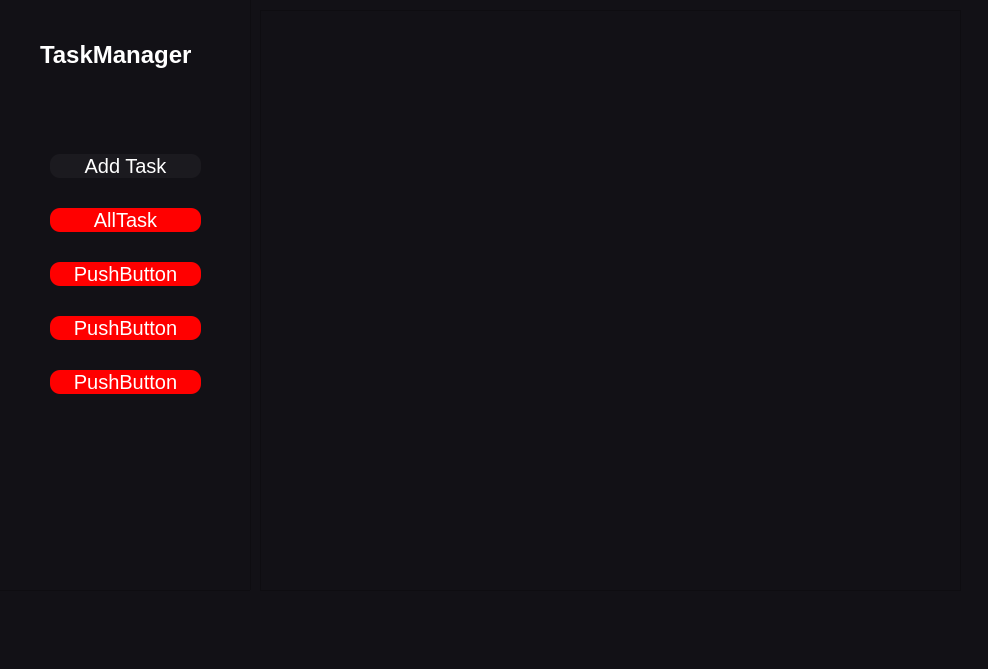
<?xml version="1.0" encoding="UTF-8"?>
<ui version="4.0">
 <class>MainWindow</class>
 <widget class="QMainWindow" name="MainWindow">
  <property name="geometry">
   <rect>
    <x>0</x>
    <y>0</y>
    <width>988</width>
    <height>669</height>
   </rect>
  </property>
  <property name="windowTitle">
   <string>MainWindow</string>
  </property>
  <property name="styleSheet">
   <string notr="true">background-color: #121116;</string>
  </property>
  <widget class="QWidget" name="centralwidget">
   <widget class="QFrame" name="frame">
    <property name="geometry">
     <rect>
      <x>-10</x>
      <y>-10</y>
      <width>261</width>
      <height>601</height>
     </rect>
    </property>
    <property name="sizePolicy">
     <sizepolicy hsizetype="Maximum" vsizetype="Maximum">
      <horstretch>0</horstretch>
      <verstretch>0</verstretch>
     </sizepolicy>
    </property>
    <property name="maximumSize">
     <size>
      <width>16777215</width>
      <height>601</height>
     </size>
    </property>
    <property name="styleSheet">
     <string notr="true">background-color: 12121a;
QFrame: {
	border-radius:5px;
	border: 3px solid black;
}
QPushButton: {
	background-color: #16151a;
	color: #ffffff;
	font-size: 20px;
	border-radius: 10px;
};
</string>
    </property>
    <property name="frameShape">
     <enum>QFrame::StyledPanel</enum>
    </property>
    <property name="frameShadow">
     <enum>QFrame::Raised</enum>
    </property>
    <widget class="QLabel" name="label">
     <property name="geometry">
      <rect>
       <x>50</x>
       <y>50</y>
       <width>171</width>
       <height>29</height>
      </rect>
     </property>
     <property name="styleSheet">
      <string notr="true">color: #ffffff;
font-size: 24px;
font-weight: bold;</string>
     </property>
     <property name="text">
      <string>TaskManager</string>
     </property>
    </widget>
    <widget class="QWidget" name="layoutWidget">
     <property name="geometry">
      <rect>
       <x>60</x>
       <y>140</y>
       <width>151</width>
       <height>291</height>
      </rect>
     </property>
     <layout class="QVBoxLayout" name="verticalLayout">
      <item>
       <widget class="QPushButton" name="addTask">
        <property name="cursor">
         <cursorShape>PointingHandCursor</cursorShape>
        </property>
        <property name="styleSheet">
         <string notr="true">background-color: #1b1a1f;
color: white;
font-size: 20px;
border-radius: 10px;
</string>
        </property>
        <property name="text">
         <string>Add Task</string>
        </property>
        <property name="icon">
         <iconset>
          <normaloff>../../../Downloads/add_24dp_E3E3E3_FILL0_wght400_GRAD0_opsz24.png</normaloff>../../../Downloads/add_24dp_E3E3E3_FILL0_wght400_GRAD0_opsz24.png</iconset>
        </property>
        <property name="iconSize">
         <size>
          <width>32</width>
          <height>32</height>
         </size>
        </property>
       </widget>
      </item>
      <item>
       <widget class="QPushButton" name="alltask">
        <property name="cursor">
         <cursorShape>PointingHandCursor</cursorShape>
        </property>
        <property name="styleSheet">
         <string notr="true">color: #ffffff;
font-size: 20px;
border-radius: 10px;
background-color: red;</string>
        </property>
        <property name="text">
         <string>AllTask</string>
        </property>
       </widget>
      </item>
      <item>
       <widget class="QPushButton" name="pushButton_5">
        <property name="cursor">
         <cursorShape>PointingHandCursor</cursorShape>
        </property>
        <property name="styleSheet">
         <string notr="true">color: #ffffff;
font-size: 20px;
border-radius: 10px;
background-color: red;</string>
        </property>
        <property name="text">
         <string>PushButton</string>
        </property>
       </widget>
      </item>
      <item>
       <widget class="QPushButton" name="pushButton_4">
        <property name="styleSheet">
         <string notr="true">color: #ffffff;
font-size: 20px;
border-radius: 10px;
background-color: red;</string>
        </property>
        <property name="text">
         <string>PushButton</string>
        </property>
       </widget>
      </item>
      <item>
       <widget class="QPushButton" name="pushButton_3">
        <property name="styleSheet">
         <string notr="true">color: #ffffff;
font-size: 20px;
border-radius: 10px;
background-color: red;</string>
        </property>
        <property name="text">
         <string>PushButton</string>
        </property>
       </widget>
      </item>
     </layout>
    </widget>
   </widget>
   <widget class="QScrollArea" name="scrollArea">
    <property name="geometry">
     <rect>
      <x>260</x>
      <y>10</y>
      <width>701</width>
      <height>581</height>
     </rect>
    </property>
    <property name="widgetResizable">
     <bool>true</bool>
    </property>
    <widget class="QWidget" name="scrollAreaWidgetContents">
     <property name="geometry">
      <rect>
       <x>0</x>
       <y>0</y>
       <width>699</width>
       <height>579</height>
      </rect>
     </property>
     <property name="sizePolicy">
      <sizepolicy hsizetype="Expanding" vsizetype="Preferred">
       <horstretch>0</horstretch>
       <verstretch>0</verstretch>
      </sizepolicy>
     </property>
    </widget>
   </widget>
  </widget>
 </widget>
 <resources/>
 <connections/>
</ui>
